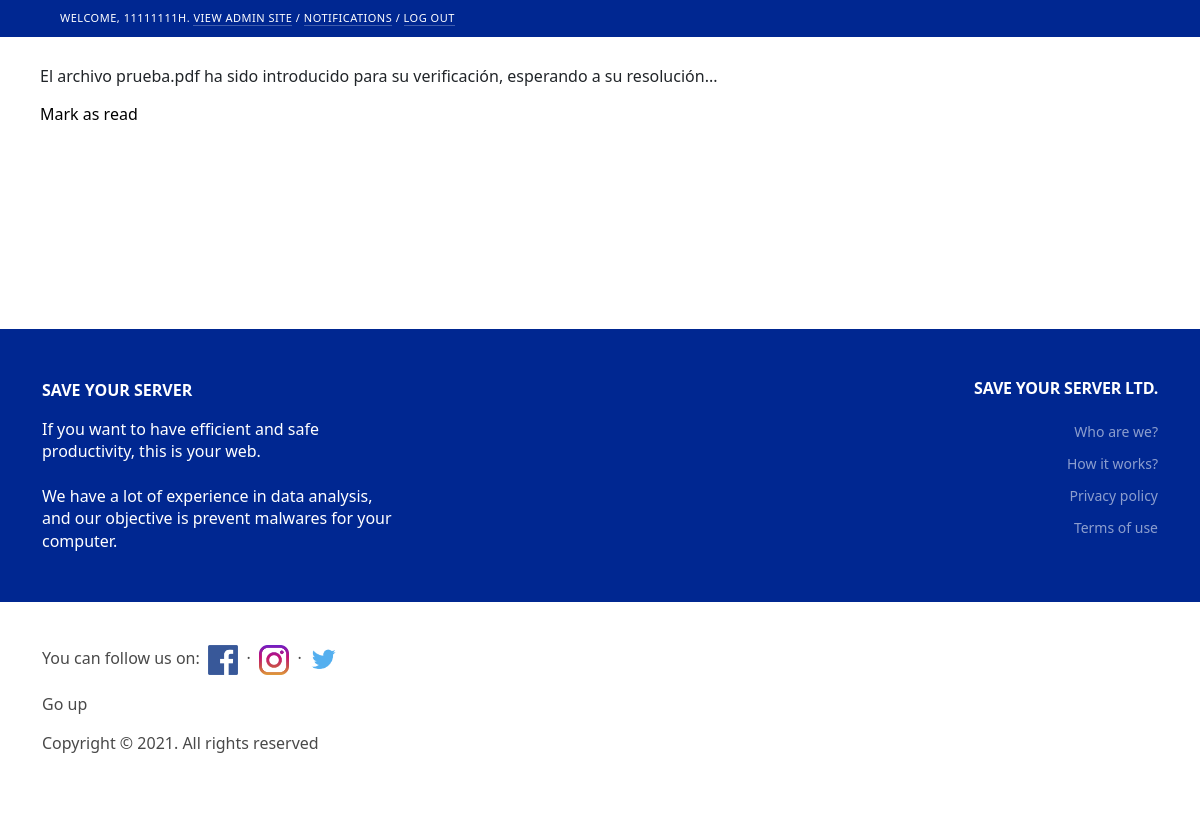
The app's page /show/1 (signed in) with its own data.
### SaveYourServerTFGApp/models.py (models this page shows, shortened)
class MyUser(AbstractBaseUser):
    email = models.EmailField(
        verbose_name='email address',
        max_length=255,
        blank=True,
        default="",
    )
    full_name = models.CharField(max_length=255, blank=True, null=True)
    dni = models.CharField(max_length=9, unique = True, default="")
    date_of_birth = models.DateField()
    is_active = models.BooleanField(default=True)
    is_admin = models.BooleanField(default=False)
    is_systemadmin = models.IntegerField(null=True, blank=True)
    objects = MyUserManager()
    USERNAME_FIELD = 'dni'
    REQUIRED_FIELDS = ['date_of_birth', 'full_name', 'email']
    class Meta:
        verbose_name_plural = "Users"

class Notification(models.Model):
    upload_date_not = models.DateTimeField(default=timezone.now)
    is_visualized = models.BooleanField(default=False)
    message = models.TextField(blank=True, null=True)
    notification_title = models.CharField(max_length=255, blank=True, null=True)
    user = models.ForeignKey(MyUser, on_delete=models.CASCADE,)

### SaveYourServerTFGApp/views.py (the view)
# urls.py: path('show/<str:notification_id>', views.show_notification, name='show_notification'),
@login_required(login_url='login')
def show_notification(request, notification_id):
    n = Notification.objects.get(id=notification_id)
    context={'notification': n}
    return render(request, 'SaveYourServerTFGUsersApp/notification.html', context)

### SaveYourServerTFGApp/templates/SaveYourServerTFGUsersApp/notification.html (shortened to what this page needs)
<!DOCTYPE html>
<html lang="en-us" dir="ltr">
<head>
  <link rel="stylesheet" type="text/css" href="/static/SaveYourServerTFGUsersApp/css/base.css">
  <link rel="stylesheet" type="text/css" href="/static/SaveYourServerTFGUsersApp/css/nav_sidebar.css">
  <link rel="stylesheet" type="text/css" href="/static/SaveYourServerTFGUsersApp/css/dashboard.css">
  <link href="https://cdn.jsdelivr.net/npm/bootstrap@5.0.1/dist/css/bootstrap.min.css" rel="stylesheet">
  <link rel="stylesheet" href="https://use.fontawesome.com/releases/v5.6.1/css/all.css">
  <link rel="stylesheet" type="text/css" href="/static/admin/css/responsive.css">
  <link rel="stylesheet" type="text/css" href="/static/SaveYourServerTFGUsersApp/css/formato-index.css">
</head>
<body class="dashboard" data-admin-utc-offset="0">
  <div id="header" style="background-color: #002791">
    <div id="user-tools">
      {% if request.user.is_authenticated %}
      Welcome,
          {% if request.user.is_admin %}
            {% if request.user.is_systemadmin == 0 %}
                <strong>{{user.dni}}</strong>.
                <a href="/admin/" style="color: white;">View admin site</a>
                /
                <a href="{% url 'notification' %}" style="color: white;">Notifications</a>
                /
                <a href="{% url 'logout' %}" style="color: white;">Log out</a>
            {% endif %}
          {% else %}
          <a href="{% url 'view_data' user.id %}" style="color: white;"> <strong>{{user.dni}}</strong></a>.
          <a href="{% url 'logout' %}" style="color: white;">Log out</a>
          {% endif %}
      {% else %}
      <a href="/login/" style="color: white;">Login</a>
      &nbsp;&nbsp;
      <a href="/register/" style="color: white;">Sign up</a>
      {% endif %}
    </div>
  </div>
  <div id="content">
    <p>{{notification.message}}</p>
    <p><a href="/notification/delete/{{notification.id}}" style="color: black;">Mark as read</a></p>
  </div>
  <br><br><br><br><br><br><br>
  <section class="footer-top-section home-footer">
    <div class="container">
        <div class="row">
            <div class="col-lg-4 col-md-8 col-sm-12">
                <div class="footer-widget about-widget">
                    <p><b style="color: #fff;">SAVE YOUR SERVER</b></p>
                    <p style="color: #fff">If you want to have efficient and safe productivity, this is your web.<br><br>We have a lot of experience in data analysis, and our objective is prevent malwares for your computer.</p>
                </div>
            </div>
            <div class="col-lg-4 col-md-4 col-sm-6" align="center">
            </div>
            <div class="col-lg-4 col-md-4 col-sm-12" align="right">
                <div class="footer-widget">
                    <h6 class="fw-title">Save Your Server Ltd.</h6>
                    <ul>
                        <li><a href="/who_are_we/" style="color: white;">Who are we?</a></li>
                        <li><a href="/how_it_works/">How it works?</a></li>
                        <li><a href="/privacity/" style="color: white;">Privacy policy</a></li>
                        <li><a href="/terms/" style="color: white;">Terms of use</a></li>
                    </ul>
                </div>
            </div>
        </div>
    </div>
  </section>
  <footer class="page-footer mt-auto py-3 footer-section" style="background-color: #FFFFFF">
  <div class="container">
      <p class="redes" style="color: #494949">You can follow us on:&nbsp; <a href="https://www.facebook.com/" target="_blank"><img
                      src="/static/SaveYourServerTFGUsersApp/img/facebook.png" width="30"></a> &nbsp;·&nbsp; <a href="https://www.instagram.com/"
                                                                             target="_blank"><img src="/static/SaveYourServerTFGUsersApp/img/instagram.png"
                                                                                                  width="30"></a> &nbsp;·
          <a href="https://www.twitter.com/" target="_blank"><img src="/static/SaveYourServerTFGUsersApp/img/twitter.png" width="35"></a></p>
      <p class="float-right"><a href="#" style="color: #494949">Go up</a></p>
      <p class="copyright" style="color: #494949">Copyright © 2021. All rights reserved</p>
      <br/>
  </div>
  </footer>
</body>
</html>

### SaveYourServerTFGApp/static/SaveYourServerTFGUsersApp/css/base.css (style rules this page uses)
:root { --primary: #79aec8; --secondary: #002791; --accent: #f5dd5d; --primary-fg: #fff; --body-fg: #333; --body-bg: #fff; --body-quiet-color: #666; --body-loud-color: #000; --header-color: #fff; --header-branding-color: var(--accent); --header-bg: var(--secondary); --header-link-color: var(--primary-fg); --breadcrumbs-fg: #c4dce8; --breadcrumbs-link-fg: var(--body-bg); --breadcrumbs-bg: var(--primary); --link-fg: #ffffff; --link-hover-color: #fff; --link-selected-fg: #ffffff; --hairline-color: #e8e8e8; --border-color: #ccc; --error-fg: #ba2121; --message-success-bg: #dfd; --message-warning-bg: #ffc; --message-error-bg: #ffefef; --darkened-bg: #f8f8f8; --selected-bg: #e4e4e4; --selected-row: #ffc; --button-fg: #fff; --button-bg: var(--primary); --button-hover-bg: #609ab6; --default-button-bg: var(--secondary); --default-button-hover-bg: #205067; --close-button-bg: #888; --close-button-hover-bg: #747474; --delete-button-bg: #ba2121; --delete-button-hover-bg: #a41515; --object-tools-fg: var(--button-fg); --object-tools-bg: var(--close-button-bg); --object-tools-hover-bg: var(--close-button-hover-bg); }
html, body { height: 100%; }
body { margin: 0; padding: 0; font-size: 14px; font-family: "Roboto","Lucida Grande","DejaVu Sans","Bitstream Vera Sans",Verdana,Arial,sans-serif; color: white; background: white; }
a:link, a:visited { color: var(--link-fg); text-decoration: none; transition: color 0.15s, background 0.15s; }
a img { border: none; }
p, ol, ul, dl { margin: .2em 0 .8em 0; }
p { padding: 0; line-height: 140%; }
ul > li { list-style-type: square; padding: 1px 0; }
li, dt, dd { font-size: 13px; line-height: 20px; }
p img, h1 img, h2 img, h3 img, h4 img, td img { vertical-align: middle; }
#content { padding: 20px 40px; }
.dashboard #content { width: 600px; }
#header { width: auto; height: auto; display: flex; justify-content: space-between; align-items: center; padding: 10px 40px; background: #002791; color: #ffffff; overflow: hidden; }
#header a:link, #header a:visited { color: var(--header-link-color); }
#user-tools { float: right; padding: 0; margin: 0 0 0 20px; font-weight: 300; font-size: 11px; letter-spacing: 0.5px; text-transform: uppercase; text-align: right; }
#user-tools a { border-bottom: 1px solid rgba(255, 255, 255, 0.25); }

### SaveYourServerTFGApp/static/SaveYourServerTFGUsersApp/css/formato-index.css (style rules this page uses)
.footer-top-section { padding-top: 50px; padding-bottom: 50px; background: #002791; }
.footer-top-section.home-footer { padding-bottom: 0; }
.footer-widget { margin-bottom: 50px; color: white; }
.footer-widget .fw-title { text-transform: uppercase; font-weight: 600; color: white; margin-bottom: 22px; letter-spacing: -0.2px; }
.footer-widget ul { list-style: none; }
.footer-widget ul li { font-size: 14px; display: block; margin-bottom: 10px; color: white; opacity: 0.55; }
.footer-widget ul li:last-child { margin-bottom: 0; color: white; }
.footer-widget ul li a { color: #fff; }
.dashboard #content { width: auto; }

### records on screen
MyUser: dni "11111111H"
Notification: message "El archivo prueba.pdf ha sido introducido para su verificación, esperando a su resolución..."
